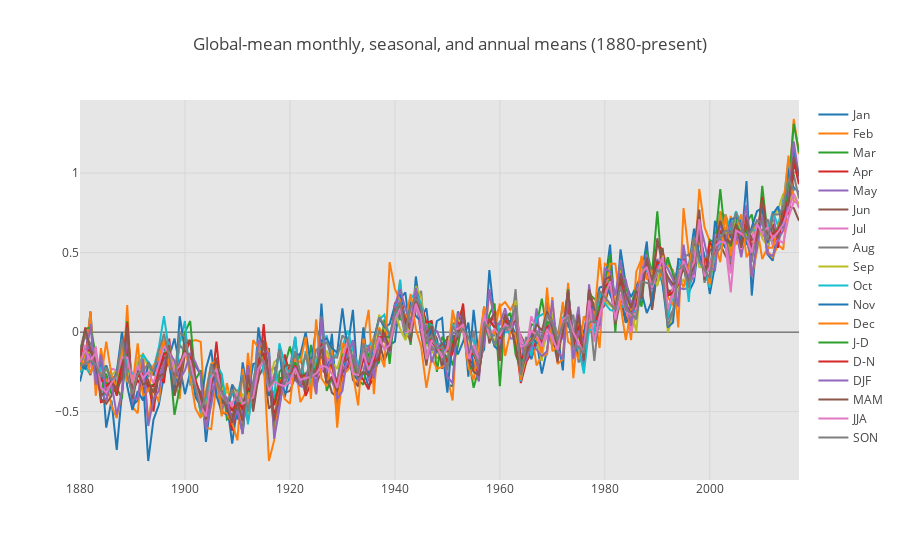

The code cell stored with this chart in its notebook:
### Code cell
traces = []
for month in df:
    if (month != 'Year'):
        traces.append(go.Scatter(
                      x = df['Year'], y = df[month],
                      name= month
                      ))
layout = go.Layout(
                  title='Global-mean monthly, seasonal, and annual means (1880-present)',
                  plot_bgcolor='rgb(230, 230,230)', 
                  showlegend=True
                  )
fig = go.Figure(data=traces, layout=layout)

iplot(fig, filename='GLB.Ts+dSST')

### Figure 1 — Plotly figure (JSON) as saved in the notebook; plotly's stock layout.template omitted (floating-point values rounded to 4 significant figures; data arrays with more than 128 entries replaced by an {"elided": "..."} marker saying what was removed)
{"data": [{"name": "Jan", "type": "scatter", "x": {"elided": "138 int values"}, "y": {"elided": "138 float values"}}, {"name": "Feb", "type": "scatter", "x": {"elided": "138 int values"}, "y": {"elided": "138 float values"}}, {"name": "Mar", "type": "scatter", "x": {"elided": "138 int values"}, "y": {"elided": "138 float values"}}, {"name": "Apr", "type": "scatter", "x": {"elided": "138 int values"}, "y": {"elided": "138 float values"}}, {"name": "May", "type": "scatter", "x": {"elided": "138 int values"}, "y": {"elided": "138 float values"}}, {"name": "Jun", "type": "scatter", "x": {"elided": "138 int values"}, "y": {"elided": "138 float values"}}, {"name": "Jul", "type": "scatter", "x": {"elided": "138 int values"}, "y": {"elided": "138 float values"}}, {"name": "Aug", "type": "scatter", "x": {"elided": "138 int values"}, "y": {"elided": "138 float values"}}, {"name": "Sep", "type": "scatter", "x": {"elided": "138 int values"}, "y": {"elided": "138 float values"}}, {"name": "Oct", "type": "scatter", "x": {"elided": "138 int values"}, "y": {"elided": "138 str values"}}, {"name": "Nov", "type": "scatter", "x": {"elided": "138 int values"}, "y": {"elided": "138 str values"}}, {"name": "Dec", "type": "scatter", "x": {"elided": "138 int values"}, "y": {"elided": "138 str values"}}, {"name": "J-D", "type": "scatter", "x": {"elided": "138 int values"}, "y": {"elided": "138 str values"}}, {"name": "D-N", "type": "scatter", "x": {"elided": "138 int values"}, "y": {"elided": "138 str values"}}, {"name": "DJF", "type": "scatter", "x": {"elided": "138 int values"}, "y": {"elided": "138 str values"}}, {"name": "MAM", "type": "scatter", "x": {"elided": "138 int values"}, "y": {"elided": "138 float values"}}, {"name": "JJA", "type": "scatter", "x": {"elided": "138 int values"}, "y": {"elided": "138 float values"}}, {"name": "SON", "type": "scatter", "x": {"elided": "138 int values"}, "y": {"elided": "138 str values"}}], "layout": {"plot_bgcolor": "rgb(230, 230,230)", "showlegend": true, "title": "Global-mean monthly, seasonal, and annual means (1880-present)"}}
